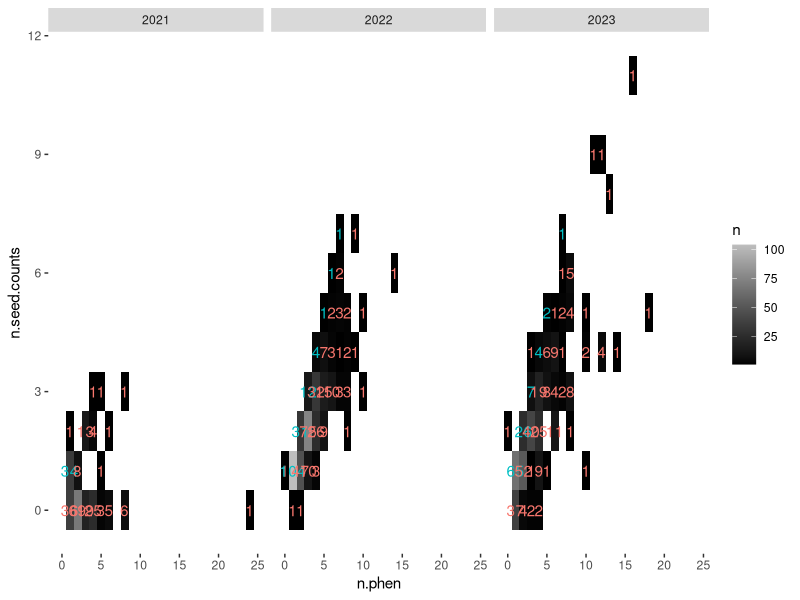
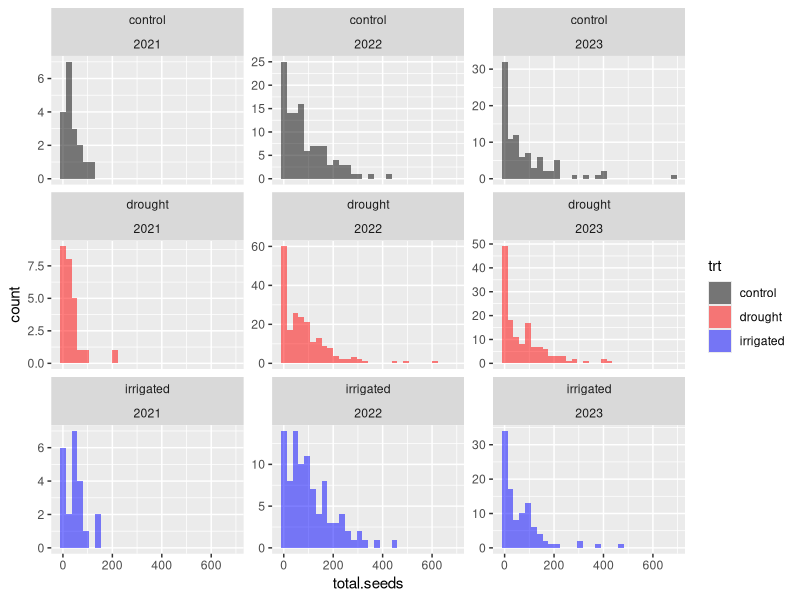

These charts were generated, in order, by the following R code:
#################################################################################
# Script for combining and reconciling plant ids across datasets for recruitment
# estimation combining together these datasets:
# - demography (2021-2023) using the imputed survival dataset
#   (using this dataset because it's the one with the most processing)
# - seed set data per-umbel
#   (note this was reconciled with an *older* version of demography data)
# - phenology data per-umbel (a cleaned version)
# - the multiple umbel dataset (a cleaned version, with only 2021-2023)
# This script currently is only reconciling plantids among datasets - the
# corrected version is stored in a new `finalid` column.
# Once that's done I'll combine all four datasets into a single CSV for running
# some models of recruitment
# SN - init 9 Jan 2024
# #### Notes:
# - outstanding unreconciled issues, or other issues to be fixed, were flagged
# with the string UNSOLVED - I need to go back to these at some point
# in particular are there missing entries from plot 4, year 2022 in phen+/seed
# - how to handle prematurely dead umbels? ugh.
#################################################################################

library(ggplot2)
library(dplyr)
library(tidyr)

rm(list = ls())

# Processed demo
demo = read.csv('01_data_cleaning/out/demo_imputed_survival.csv') %>%
  # get rid of plants from before phen measurements and non-flowering plants
  filter(Year > 2020, No.umbels > 0 & !is.na(No.umbels)) %>%
  # remove the 'b's from plantids
  # (this will make reconciliation easier)
  mutate(plantid = gsub('b', '', plantid)) %>%
  mutate(finalid = plantid)

# Seed data
seed = read.csv('01_data_cleaning/out/demo_seed_v1.csv') %>%
  mutate(finalid = plantid.seed)

# Phen data
phen = read.csv('01_data_cleaning/out/phenology_buds_deaths_all.csv') %>%
  # old csv (flowering phen only, fewer plants)
  # read.csv('01_data_cleaning/out/phenology_all_ind_cleaned.csv') %>%
  mutate(finalid = plantid)

# Umbel data
mumb = read.csv('01_data_cleaning/out/multi_umbel_clean.csv') %>%
  # Turns out, there are 2020 umbel counts
  filter(Year > 2020) %>%
  mutate(finalid = plantid)

### All plantids

all.plantids = rbind(
  # Demo data
  demo %>% 
    distinct(plantid, Year) %>% 
    mutate(source = 'demo', is.in = TRUE),
  # Seed set data
  seed %>% 
    distinct(plantid.seed, year) %>% 
    mutate(source = 'seed', is.in = TRUE) %>% 
    rename(Year = year, plantid = plantid.seed),
  # Phenology data
  phen %>%
    distinct(plantid, year) %>%
    mutate(source = 'phen', is.in = TRUE) %>%
    rename(Year = year),
  # Umbel data
  # NOTE: this dataset only contains *multiple* umbels
  # so I will also add in the demo data for which there is one umbel and umbel
  # measurements
  mumb %>%
    distinct(plantid, Year) %>%
    mutate(source = 'mumb', is.in = TRUE),
  demo %>%
    filter(No.umbels %in% 1) %>%
    distinct(plantid, Year) %>%
    mutate(source = 'mumb', is.in = TRUE)
) %>%
  pivot_wider(
    id_cols = c(plantid, Year), names_from = source, 
    values_from = is.in, values_fill = FALSE
  )

head(all.plantids)
nrow(all.plantids)

all.plantids %>% 
  mutate(n.in = demo + seed + phen + mumb) %>%
  group_by(n.in) %>%
  summarise(n = n())
# lmao, jesus

all.plantids %>% 
  mutate(n.in = demo + seed + phen + mumb) %>%
  group_by(Year, n.in) %>%
  summarise(n = n())

### 2021: only a handful of plants here were included in phen
# so, there shouldn't be any plants from 2021 that are not listed in the
# phenology or seed set data
# I'll remove these plants here

all.plantids = all.plantids %>% filter(Year > 2021 | phen | seed)

### 2022: we don't have coordinates for these plants...
# we'll have to tackle these separately.

####################################################
####################################################
# Start reconciling ################################
####################################################
####################################################

##### Some rules of thumb:
# - it *would* be nice to keep the 'b' markers in here for reconciling all
# datasets... but that'll be tougher to do in code, and more work because it
# will involve editing more datasets
# so instead, I'll just remove the 'b's

##########
### 2022: coordinates not recorded
##########

all.plantids %>%
  filter(Year %in% 2022) %>%
  mutate(plantid = gsub('\\_[0-9]{1,2}[A-Z]$', '', plantid)) %>%
  group_by(plantid) %>%
  summarise(across(c(demo, seed, phen, mumb), any)) %>%
  mutate(n.in = demo + seed + phen + mumb) %>%
  group_by(n.in) %>%
  summarise(n = n())
# okay - much better!

# Plants to edit
all.plantids %>%
  filter(Year %in% 2022) %>%
  mutate(plantid = gsub('\\_[0-9]{1,2}[A-Z]$', '', plantid)) %>%
  group_by(plantid) %>%
  summarise(across(c(demo, seed, phen, mumb), any)) %>%
  filter(!(demo & seed & phen & mumb)) %>%
  print(n = nrow(.))

# 1 2230_4        TRUE  TRUE  FALSE TRUE 
# 2 2238_4        FALSE FALSE TRUE  FALSE

demo %>% filter(grepl('223[08]', plantid))
# no evidence of plant 2238 in demo
phen %>% filter(grepl('223[08]', plantid))
# must have been a misentry
phen = phen %>% mutate(finalid = gsub('2238', '2230', finalid))

# 3 3039_13       TRUE  FALSE FALSE TRUE
demo %>% filter(grepl('3039', plantid))
# note says 'was 3726'
# for purposes of reconciliation, I'll change it back to this
demo = demo %>% mutate(finalid = gsub('3039', '3726', finalid))

# 4 3076_15       FALSE FALSE TRUE  FALSE
phen %>% filter(grepl('3076', plantid))
# weird phen in 2022
# anyway...
demo %>% filter(grepl('3076', plantid)) # tag is not in any demo ids
demo %>% filter(grepl('3076', proc.note))
demo %>% filter(grepl('3076', demo.note))
# ah... tag misentry in phen
phen = phen %>% mutate(finalid = gsub('3076', '3706', finalid))

# 5 3143_9_140.95 TRUE  FALSE FALSE TRUE 
demo %>% filter(grepl('3143', plantid))
phen %>% filter(grepl('3143', plantid))
seed %>% filter(grepl('3143', plantid.seed))
demo %>% filter(grepl('140\\.95', plantid))
mumb %>% filter(grepl('140\\.95', plantid))
demo = demo %>% mutate(finalid = gsub('140\\.95', '14T', finalid))
mumb = mumb %>% mutate(finalid = gsub('140\\.95', '14T', finalid))

# 6 3151_3        FALSE FALSE TRUE  FALSE
phen %>% filter(grepl('3151', plantid))
demo %>% filter(grepl('3151', plantid)) # nope, diff plant
demo %>% filter(grepl('3151', demo.note))
demo %>% filter(grepl('3151', proc.note)) # nothing here...
demo %>% filter(Year %in% 2022, grepl('\\_3\\_', plantid))
demo %>% filter(grepl('7537', plantid)) # nope, not this one
demo %>% filter(grepl('3651', plantid)) # not this one...
seed %>% filter(year %in% 2022, grepl('\\_3', plantid.seed))
# (solved below!)

# 7 3164_13       TRUE  TRUE  FALSE TRUE 
demo %>% filter(grepl('3164', plantid)) # looks tag misread?
phen %>% filter(grepl('3614', plantid))
demo %>% filter(grepl('3614\\_13', plantid)) # yep - it's this one
phen = phen %>% mutate(finalid = gsub('3614\\_13', '3164_13', finalid))
phen %>% filter(grepl('3614', plantid))
phen %>% filter(grepl('3614', finalid)) # good - fixed

# 8 3164_6        TRUE  TRUE  FALSE TRUE 
phen %>% filter(grepl('3164', plantid))
demo %>% filter(grepl('3164\\_6', plantid)) # some tag chicanery here
phen %>% filter(grepl('3789', plantid)) # and there it is
phen = phen %>% mutate(finalid = gsub('3789\\_6', '3164\\_6', finalid))
phen %>% filter(grepl('3789', finalid)) # fixed
phen %>% filter(grepl('3164\\_6', finalid)) # fixed

# 9 3183_9_130.19 TRUE  FALSE FALSE TRUE 
demo %>% filter(grepl('130\\.19', plantid))
phen %>% filter(grepl('3183', plantid)) # hmm...
phen %>% filter(year %in% 2022, grepl('\\_9$', plantid)) # uh...?
phen %>% filter(grepl('\\_9\\_', plantid)) # super strange...
seed %>% filter(grepl('\\_9\\_', plantid.seed)) # also strange...
# so there are no plants from plot 9 in phen or seed aside from this one?
# weird

# 10 3296_7        TRUE  TRUE  FALSE TRUE 
# 11 3298_7        FALSE FALSE TRUE  FALSE
demo %>% filter(grepl('3296', plantid))
phen %>% filter(grepl('3298', plantid)) # there it is
# change it in all years?
phen = phen %>% mutate(finalid = gsub('3298\\_7', '3296_7', finalid))
phen %>% filter(grepl('3296\\_7', finalid))

# 12 3321_4        TRUE  FALSE FALSE TRUE 
demo %>% filter(grepl('3321', plantid))
phen %>% filter(grepl('3321', plantid))
phen %>% filter(year %in% 2022, grepl('\\_4$', plantid)) # hmm...
phen %>% 
  filter(year %in% 2022, grepl('\\_4$', plantid)) %>%
  group_by(plantid) %>%
  filter(n() == 2) # hmm...
all.plantids %>%
  filter(Year %in% 2022, !demo) %>%
  filter(grepl('3182\\_4', plantid) | grepl('3730\\_4', plantid) | grepl('7545\\_4', plantid))
# demo sheet says no phen for this plant

# 13 3363_14       FALSE FALSE TRUE  FALSE
# 14 3367_14       TRUE  TRUE  FALSE TRUE 
demo %>% filter(grepl('3363', plantid))
demo %>% filter(grepl('3367', plantid))
phen %>% filter(grepl('3363', plantid))
seed %>% filter(grepl('3363', plantid.seed))
phen = phen %>% mutate(finalid = gsub('3363', '3367', finalid))
phen %>% filter(grepl('3363', finalid))
phen %>% filter(grepl('3367', finalid)) # fixed

# 15 3379_14       FALSE TRUE  TRUE  FALSE
phen %>% filter(grepl('3379', plantid))
demo %>% filter(grepl('3379', plantid)) # interesting - here in 2023
seed %>% filter(grepl('3379', plantid.seed))
# ah... listed as having no umbels in 2022...
####### UNSOLVED #######
# phen says stalk was eaten; should do zero seeds...

# 16 3389_13       FALSE FALSE FALSE TRUE 
mumb %>% filter(grepl('3389', plantid))
phen %>% filter(grepl('3481', plantid))
mumb = mumb %>% mutate(finalid = gsub('3389', '3481', finalid))

# 17 3456_6        TRUE  FALSE FALSE FALSE
demo %>% filter(grepl('3456', plantid))
phen %>% filter(grepl('7587', plantid))
all.plantids %>% filter(grepl('7587', plantid))
# change in demo
demo = demo %>% mutate(finalid = gsub('3456', '7587', finalid))
demo %>% filter(grepl('3456', finalid))
demo %>% filter(grepl('7587', finalid))

# 18 3469_14       TRUE  TRUE  TRUE  FALSE
mumb %>% filter(grepl('3469', plantid)) # it's here in 2023
demo %>% filter(grepl('3469', plantid))
# hmm... okay might not need changing?

# 19 3481_13       TRUE  TRUE  TRUE  FALSE # fixed above

# 20 3495_14       TRUE  TRUE  FALSE TRUE 
demo %>% filter(grepl('3495', plantid))
# okay... no notes suggesting other tags...
phen %>% filter(grepl('3495', plantid)) # it's here in 2023
demo %>% filter(Year %in% 2022, grepl('\\_14\\_1A', plantid))
# wow that kinda sucks. nearly identical tags in the same location...
demo %>% filter(grepl('\\_14\\_1A', plantid))
# yeah that sucks
# anyway
# also there's no umbel diameter listed for the 2022 record (damn)
phen %>% filter(grepl('3459', plantid)) # only two umbels are listed here (one clipped)
# okay. I don't think this can be fixed.
phen %>% filter(year %in% 2022, grepl('\\_14', plantid))

# 2X (new in phen - from buds?) 3516_13       FALSE FALSE TRUE  FALSE
phen %>% filter(grepl('3516', plantid))
demo %>% filter(grepl('3516', plantid)) # not in demo
demo %>% filter(grepl('\\_13\\_', plantid))
# demo %>% filter(grepl('3[0-9]16\\_13\\_', plantid), Year %in% 2022) # ooh... bet it's this
# phen %>% filter(grepl('3616', plantid), year %in% 2022) # nope, already has a record...
####### UNSOLVED #######
# there's only one row for this plant in the raw csv
# tag mis-entry?

# 21 3542_1        TRUE  TRUE  TRUE  FALSE
demo %>% filter(grepl('3542', plantid), Year %in% 2022)
demo %>% filter(grepl('3542', plantid)) # no notes about tags...
mumb %>% filter(grepl('\\_1\\_', plantid), Year %in% 2022) %>% distinct(plantid)
mumb %>% filter(grepl('\\_1\\_0I', plantid), Year %in% 2022) # nothing here
mumb %>% filter(grepl('\\_1\\_[01238]I', plantid), Year %in% 2022)
all.plantids %>% filter(Year %in% 2022, grepl('\\_1\\_', plantid), !demo, mumb)
####### UNSOLVED #######
# think it's just... not recorded. or data entry mistake?

# 22 3555_4        TRUE  FALSE FALSE TRUE 
demo %>% filter(grepl('3555', plantid)) # no other tags
phen %>% filter(grepl('3555', plantid)) # here in 2021
seed %>% filter(grepl('3555', plantid.seed)) # here in 2021...
all.plantids %>% filter(grepl('\\_4$', plantid), Year %in% 2022, phen)
# maybe 3656...? no... that would have appeared below...
####### UNSOLVED #######

# 23 3558_13       TRUE  FALSE FALSE TRUE 
demo %>% filter(grepl('3558', plantid)) # no other tags
phen %>% filter(grepl('3558', plantid))
phen %>% filter(grepl('3769', plantid), year %in% 2022) # yep that's it
mumb %>% filter(grepl('3769', plantid)) # sweet
# only one umbel in 2021/2022 so no need to change mumb
demo = demo %>% mutate(finalid = gsub('3558', '3769', finalid))

# 24 3563_4        TRUE  FALSE FALSE TRUE 
demo %>% filter(grepl('3563', plantid)) # no other tags
phen %>% filter(grepl('3563', plantid)) # not here at all...
phen %>% filter(grepl('\\_4$', plantid)) %>% distinct(plantid, .keep_all = TRUE)
seed %>% filter(grepl('3563', plantid.demo)) # nothing here...
seed %>% filter(grepl('\\_4\\_', plantid.demo)) %>% distinct(plantid.demo, .keep_all = TRUE)
# could it be 3656?
demo %>% filter(grepl('3656', plantid), Year %in% 2022) # nope, that's here
####### UNSOLVED #######

# 25 3595_13       FALSE TRUE  FALSE FALSE
seed %>% filter(grepl('3595', plantid.seed)) # ? should be here...
demo %>% filter(grepl('3595', plantid))
# ah... it's not listed as flowering in demo
# although it's not in phen...
phen %>% filter(grepl('3595', plantid)) # here in 2021
phen %>% filter(grepl('\\_13$', plantid)) %>% distinct(plantid, .keep_all = TRUE)
demo %>% filter(grepl('3593', plantid), Year %in% 2022) # nope, not mis-entered as 3593
####### UNSOLVED #######
####### go into demo and add flowering info to 3595_13 in 2022
####### (although it has no phen... maybe I should use budding phen?)

# 26 3614_13       FALSE FALSE TRUE  FALSE # should have been fixed above...
phen %>% filter(grepl('3614', plantid))

# 27 3634_4        TRUE  FALSE FALSE TRUE 
demo %>% filter(grepl('3634', plantid)) # probably not a tag fix... (14 leaves??)
mumb %>% filter(grepl('3634', plantid)) # okay, good
phen %>% filter(grepl('3634', plantid)) # here in 2021
seed %>% filter(grepl('3634', plantid.demo)) # nothing
seed %>% filter(grepl('\\_4\\_', plantid.demo), year %in% 2022)
# ugh... not here?
phen %>% filter(grepl('\\_4$', plantid), year %in% 2022)
####### UNSOLVED #######

# 28 3651_3        TRUE  TRUE  FALSE TRUE 
demo %>% filter(grepl('3651', plantid)) # no other tag
phen %>% filter(grepl('3651', plantid)) # 2023 only
seed %>% filter(grepl('3651', plantid.demo)) # come on man...
all.plantids %>% filter(Year %in% 2022, phen, !seed)
# THAT'S IT! right?
phen %>% filter(grepl('3151', plantid))
demo %>% filter(grepl('3151\\_3', plantid)) # looks promising...
seed %>% filter(grepl('3151\\_3', plantid.seed))
phen = phen %>% mutate(finalid = gsub('3151\\_3', '3651_3', finalid))

# 29 3706_15       TRUE  TRUE  FALSE TRUE  # possibly fixed above
phen %>% filter(grepl('3706', finalid))

# 30 3726_13       FALSE TRUE  TRUE  FALSE
demo %>% filter(grepl('3726', plantid)) # nada
seed %>% filter(grepl('3726', plantid.seed))
demo %>% filter(grepl('\\_13\\_', plantid), Year %in% 2022, No.umbels %in% 1)
demo %>% filter(grepl('3726', proc.note)) # tag was changed
demo %>% filter(grepl('3039', plantid))
demo = demo %>% mutate(finalid = gsub('3039', '3726', finalid))

# 31 3735_4        TRUE  FALSE FALSE TRUE 
demo %>% filter(grepl('3735', plantid))
demo %>% filter(grepl('3735', proc.note))
demo %>% filter(grepl('3735', demo.note))
phen %>% filter(grepl('\\_4$', plantid))
####### UNSOLVED #######

# 32 3750_4        TRUE  FALSE FALSE TRUE 
demo %>% filter(grepl('3750', plantid))
demo %>% filter(grepl('3750', proc.note))
demo %>% filter(grepl('3750', demo.note))
phen %>% filter(grepl('\\_4$', plantid))
# 3730? 7550?
phen %>% filter(grepl('3730', plantid), year %in% 2022) # nope
phen %>% filter(grepl('7550', plantid), year %in% 2022) # nope
####### UNSOLVED #######

# 33 3769_13       FALSE TRUE  TRUE  FALSE
demo %>% filter(grepl('3769', plantid))
demo %>% filter(grepl('3769', demo.note))
demo %>% filter(grepl('3769', proc.note)) # fixed above

# 34 3770_9        TRUE  FALSE FALSE TRUE 
demo %>% filter(grepl('3770', plantid))
phen %>% filter(grepl('3059', plantid))
phen %>% filter(grepl('3770', plantid))
seed %>% filter(grepl('3770', plantid.demo))
seed %>% filter(grepl('3770', plantid.seed))
####### UNSOLVED #######

# 35 3782_1        FALSE TRUE  TRUE  FALSE
demo %>% filter(grepl('3782', plantid)) # it's here in 2023
# ahhh this was that weird pair
demo %>% filter(grepl('3814', plantid))
seed %>% filter(grepl('3782', plantid.seed))
# but which of these is which
# probably requires looking at the original datasheets
####### UNSOLVED #######
# (but solvable!)

# 36 3789_6        FALSE FALSE TRUE  FALSE
phen %>% filter(grepl('3789', plantid)) # already fixed

# 37 3813_15       FALSE FALSE TRUE  FALSE
phen %>% filter(grepl('3813', plantid))
demo %>% filter(grepl('3813', proc.note))
demo %>% filter(grepl('3813', demo.note))
# plant is 3831
demo %>% filter(grepl('3831', plantid))
seed %>% filter(grepl('3831', plantid.seed))
phen %>% filter(grepl('3813\\_15', plantid))
# specifically 3831_15
phen = phen %>% mutate(finalid = gsub('3813\\_15', '3831_15', finalid))
phen %>% filter(grepl('3813\\_15', finalid)) # good
phen %>% filter(grepl('3831\\_15', finalid)) # fixed

# 38 3814_1        TRUE  TRUE  TRUE  FALSE
demo %>% filter(grepl('3814', plantid))
# this is the one from above
# look at the original datasheets
####### UNSOLVED #######
# (but solvable!)

# 39 3831_15       TRUE  TRUE  FALSE TRUE 
phen %>% filter(grepl('3831', plantid)) # fixed above

# 40 3866_7        TRUE  TRUE  FALSE TRUE 
phen %>% filter(grepl('3866', plantid)) # 2021 record only
demo %>% filter(grepl('3866', proc.note))
demo %>% filter(grepl('3866', plantid)) # 3866 (ah.. is below)
phen %>% filter(grepl('3886', plantid))
phen = phen %>% mutate(finalid = gsub('3886', '3866', finalid))
phen %>% filter(grepl('3886', finalid))

# 41 3880_13       FALSE FALSE FALSE TRUE 
mumb %>% filter(grepl('3880', plantid))
# some confusion with 7537
mumb %>% filter(grepl('7537', plantid)) # none here
demo %>% filter(grepl('7537', plantid))
phen %>% filter(grepl('7537', plantid))
mumb = mumb %>% mutate(finalid = gsub('3880', '7537', finalid))

# 42 3886_7        FALSE FALSE TRUE  FALSE # solved above

# 43 5037_7        TRUE  TRUE  FALSE TRUE 
demo %>% filter(grepl('5037', plantid))
# note says no tracking phenology (death)

# 44 5040_7        TRUE  TRUE  FALSE TRUE
demo %>% filter(grepl('5040', plantid))
# note says umbel is dead
seed %>% filter(grepl('5040', plantid.seed))

# 45 7526_1        FALSE TRUE  FALSE FALSE
# 46 7536_1        TRUE  FALSE TRUE  TRUE 
seed %>% filter(grepl('7526', plantid.seed)) # (lol? why did I do this)
phen %>% filter(grepl('7536', plantid))
demo %>% filter(grepl('7536', plantid))
seed = seed %>% mutate(finalid = gsub('7526', '7536', finalid))
seed %>% filter(grepl('7526', finalid))
seed %>% filter(grepl('7536', finalid))

# 47 7537_13       TRUE  TRUE  TRUE  FALSE # solved above

# 48 7587_6        FALSE TRUE  TRUE  TRUE 
demo %>% filter(grepl('7587', proc.note))
demo %>% filter(grepl('7587', plantid))
demo %>% filter(grepl('7587', finalid)) # fixed above


##########
### Re-combine these based on finalids
##########

all.plantids = rbind(
  # Demo data
  demo %>% 
    distinct(finalid, Year) %>% 
    mutate(source = 'demo', is.in = TRUE),
  # Seed set data
  seed %>% 
    distinct(finalid, year) %>% 
    mutate(source = 'seed', is.in = TRUE) %>% 
    rename(Year = year),
  # Phenology data
  phen %>%
    distinct(finalid, year) %>%
    mutate(source = 'phen', is.in = TRUE) %>%
    rename(Year = year),
  # Umbel data
  # NOTE: this dataset only contains *multiple* umbels
  # so I will also add in the demo data for which there is one umbel and umbel
  # measurements
  mumb %>%
    distinct(finalid, Year) %>%
    mutate(source = 'mumb', is.in = TRUE),
  demo %>%
    filter(No.umbels %in% 1) %>%
    distinct(finalid, Year) %>%
    mutate(source = 'mumb', is.in = TRUE)
) %>%
  pivot_wider(
    id_cols = c(finalid, Year), names_from = source, 
    values_from = is.in, values_fill = FALSE
  )

head(all.plantids)
nrow(all.plantids)

all.plantids %>% 
  filter(!(Year %in% 2022)) %>%
  mutate(n.in = demo + seed + phen + mumb) %>%
  group_by(n.in) %>%
  summarise(n = n())
# still quite bad, goodness

all.plantids %>% 
  mutate(n.in = demo + seed + phen + mumb) %>%
  group_by(Year, n.in) %>%
  summarise(n = n())

### 2021: only a handful of plants here were included in seed
# so, there shouldn't be any plants from 2021 that are not listed in the
# seed set data
# I'll remove these plants here

all.plantids = all.plantids %>% filter(Year > 2021 | seed)

####################
# Next - look at 2021
####################

# all.plantids %>%
#   filter(Year %in% 2021) %>%
#   filter(!(demo & mumb & phen & seed)) %>%
#   print(n = nrow(.))

# 1 3135_12_7G   2021 TRUE  TRUE  TRUE  FALSE
demo %>% filter(grepl('3135', plantid))
mumb %>% filter(grepl('3135', plantid))
# notes suggest that one of these two umbels was closed
# so, remove from data?

# 2 3143_9_14T   2021 TRUE  TRUE  TRUE  FALSE
demo %>% filter(grepl('3143', plantid))
mumb %>% filter(grepl('3143', plantid))
# one umbel area is listed - other is closed
# remove?

# 3 3149_14_19A  2021 TRUE  TRUE  FALSE TRUE 
demo %>% filter(grepl('3149', plantid))
phen %>% filter(grepl('\\_14\\_', plantid), year %in% 2021)
# ah... somehow coords got recoreded as '29' instead of '19'
phen = phen %>% mutate(finalid = gsub('3149\\_14\\_29A', '3149_14_19A', finalid))
phen %>% filter(grepl('\\_14\\_', plantid), year %in% 2021)

# 4 3179_6_5E    2021 TRUE  TRUE  FALSE TRUE 
phen %>% filter(grepl('\\_6\\_', finalid), year %in% 2021) %>% distinct(finalid) # that's a lot
demo %>% filter(grepl('3179', plantid))
# in 2022, tag was 3748
phen %>% filter(grepl('3748', plantid)) # and there it is
phen = phen %>% mutate(finalid = gsub('3748', '3179', finalid))
phen %>% filter(grepl('3179', finalid)) # good

# 5 3436_15_17H  2021 TRUE  TRUE  FALSE TRUE 
demo %>% filter(grepl('3436', plantid))
phen %>% filter(grepl('3436', plantid))
phen %>% filter(grepl('3436\\_15\\_17H', plantid))
# mis-entered coordinates
phen = phen %>% mutate(finalid = gsub('3436\\_15\\_12H', '3436_15_17H', finalid))
phen %>% filter(grepl('3436\\_15\\_17H', finalid))

# 6 3453_7_0C    2021 TRUE  TRUE  TRUE  FALSE
demo %>% filter(grepl('3453', plantid)) # no umbels... maybe died? also doesn't say SOS
phen %>% filter(grepl('3453', plantid))
seed %>% filter(grepl('3453', plantid.seed)) # only one is dead
mumb %>% filter(grepl('3453', plantid)) # here in 2022
mumb %>% filter(grepl('\\_7\\_', plantid), Year %in% 2021) # nobody else in plot 7, also not SOS (ugh)
# maybe it was just never entered?
####### UNSOLVED #######

# 7 3567_1_3I    2021 TRUE  TRUE  TRUE  FALSE
demo %>% filter(grepl('3567', plantid)) # only one umbel listed
mumb %>% filter(grepl('3567', plantid)) # yep, here in 2022-23
seed %>% filter(grepl('3567', plantid.seed)) # dead
# guess it'll just get excluded

# 8 3916_6_7C    2021 TRUE  TRUE  FALSE TRUE 
demo %>% filter(grepl('3916', plantid)) # no other tags
phen %>% filter(grepl('\\_6\\_', plantid), year %in% 2021) %>% distinct(plantid)
# bet it's 3918
phen %>% filter(grepl('3918', plantid))
demo %>% filter(grepl('3918', plantid))
phen = phen %>% mutate(finalid = gsub('3918', '3916', finalid))
phen %>% filter(grepl('3916', finalid))

# 9 3978_13_2F   2021 TRUE  TRUE  TRUE  FALSE
demo %>% filter(grepl('3978', plantid)) # only one umbel diameter listed
seed %>% filter(grepl('3978', plantid.seed)) # yes - it's dead

# 10 3365_1_0J    2021 FALSE TRUE  TRUE  FALSE
seed %>% filter(grepl('3365', plantid.seed))
demo %>% filter(grepl('3365\\_1', plantid)) # listed as 
# oh... it's listed as having zero umbels in 2021
phen %>% filter(grepl('3365', plantid))
####### UNSOLVED #######
# check for a data entry error?

# 11 3418_1_18E   2021 FALSE TRUE  TRUE  FALSE
seed %>% filter(grepl('3418', plantid.seed), year %in% 2021)
demo %>% filter(grepl('3418', plantid)) # coords mis-entered
demo = demo %>% mutate(finalid = gsub('3418\\_1\\_18B', '3418_1_18E', finalid))
demo %>% filter(grepl('3418\\_1\\_18E', finalid))

# 12 3122_4_8J    2021 FALSE TRUE  TRUE  FALSE
seed %>% filter(grepl('3122', plantid.seed))
# it's listed as not flowering in 2021 demo (zero umbels)
####### UNSOLVED #######
# check for a data entry error?

# 13 3555_4_11T   2021 FALSE TRUE  TRUE  FALSE
demo %>% filter(grepl('3555', plantid)) # I changed the coord in processing
demo = demo %>% mutate(finalid = gsub('3555\\_4\\_11J', '3555_4_11T', finalid))
demo %>% filter(grepl('3555\\_4\\_11T', finalid))

# 14 3488_5_13J   2021 FALSE TRUE  FALSE FALSE
demo %>% filter(grepl('3488', plantid)) # just a coord issue
mumb %>% filter(grepl('3488', plantid))
phen %>% filter(grepl('3488', plantid)) # hmm... not sure what 2023 will look like
seed %>% filter(grepl('3488', plantid.seed)) # missed in 2023?
demo = demo %>% mutate(finalid = gsub('3488\\_5\\_15I', '3488_5_13J', finalid))
mumb = mumb %>% mutate(finalid = gsub('3488\\_5\\_15I', '3488_5_13J', finalid))

# 15 5045_5_13C   2021 FALSE TRUE  TRUE  FALSE
demo %>% filter(grepl('5045', plantid))
mumb %>% filter(grepl('5045', plantid)) # hmm...
# actually maybe here change seed/phen instead of demo/mumb
seed %>% filter(grepl('5045', plantid.seed))
seed = seed %>% mutate(finalid = gsub('5045\\_5_13C', '5045_5_12B', finalid))
phen %>% filter(grepl('5045', plantid))
phen = phen %>% mutate(finalid = gsub('5045\\_5_13C', '5045_5_12B', finalid))

##########
### Re-combine these based on finalids, again
##########

all.plantids = rbind(
  # Demo data
  demo %>% 
    distinct(finalid, Year) %>% 
    mutate(source = 'demo', is.in = TRUE),
  # Seed set data
  seed %>% 
    distinct(finalid, year) %>% 
    mutate(source = 'seed', is.in = TRUE) %>% 
    rename(Year = year),
  # Phenology data
  phen %>%
    distinct(finalid, year) %>%
    mutate(source = 'phen', is.in = TRUE) %>%
    rename(Year = year),
  # Umbel data
  # NOTE: this dataset only contains *multiple* umbels
  # so I will also add in the demo data for which there is one umbel and umbel
  # measurements
  mumb %>%
    distinct(finalid, Year) %>%
    mutate(source = 'mumb', is.in = TRUE),
  demo %>%
    filter(No.umbels %in% 1) %>%
    distinct(finalid, Year) %>%
    mutate(source = 'mumb', is.in = TRUE)
) %>%
  pivot_wider(
    id_cols = c(finalid, Year), names_from = source, 
    values_from = is.in, values_fill = FALSE
  ) %>%
  filter(Year > 2021 | seed)

head(all.plantids)
nrow(all.plantids)

all.plantids %>% 
  filter(!(Year %in% 2022)) %>%
  mutate(n.in = demo + seed + phen + mumb) %>%
  group_by(n.in) %>%
  summarise(n = n())
# better but not by much

all.plantids %>% 
  mutate(n.in = demo + seed + phen + mumb) %>%
  group_by(Year, n.in) %>%
  summarise(n = n())
# A lot of 2023 to do. Probably coordinate issues (bleh)


####################
# Fix 2023
####################

all.plantids %>%
  filter(Year %in% 2023) %>%
  filter(!(demo & mumb & phen & seed)) %>%
  arrange(finalid) %>%
  print(n = nrow(.))
# that's a lot
# prune out the coords, there's gotta be a clever way to do this... maybe see if
# any tag-plots show up multiple times?

all.plantids %>%
  filter(Year %in% 2023) %>%
  separate(finalid, into = c('tag', 'plot', 'coord'), sep = '_', remove = FALSE) %>%
  select(-coord) %>%
  unite(c(tag, plot), col = planttag, sep = "_") %>%
  group_by(planttag) %>%
  filter(n() > 2)
# only two cases to worry about

all.plantids %>%
  filter(Year %in% 2023) %>%
  separate(finalid, into = c('tag', 'plot', 'coord'), sep = '_', remove = FALSE) %>%
  select(-coord) %>%
  unite(c(tag, plot), col = planttag, sep = "_") %>%
  arrange(planttag) %>% 
  filter(!(demo & seed & phen & mumb))
# jesus that's a lot

all.plantids %>%
  filter(Year %in% 2023) %>%
  separate(finalid, into = c('tag', 'plot', 'coord'), sep = '_', remove = FALSE) %>%
  select(-coord) %>%
  unite(c(tag, plot), col = planttag, sep = "_") %>%
  arrange(planttag) %>% 
  filter(!(demo & seed & phen & mumb)) %>%
  # Get rid of plants where there are two records and the plant-tag combo
  # appears in every data set
  group_by(planttag) %>%
  filter(!(n() %in% 2 & any(demo) & any(seed) & any(phen) & any(mumb))) %>%
  print(n = nrow(.))
# jesus what is up with the seed and phen data in 2023

seed %>% filter(year %in% 2023) %>% distinct(plantid.seed) %>% nrow()
seed %>% 
  filter(year %in% 2023) %>% 
  distinct(plantid.seed, .keep_all = TRUE) %>% 
  group_by(plot) %>%
  summarise(n = n())
phen %>% filter(year %in% 2023) %>% distinct(plantid) %>% nrow()
demo %>% filter(Year %in% 2023, !is.na(No.umbels), No.umbels > 0) %>% nrow()
# ah... ~150 plants in demo but not in phen
# interesting
# So I'll just focus on the plants in phen and seed?

all.plantids %>%
  filter(Year %in% 2023) %>%
  separate(finalid, into = c('tag', 'plot', 'coord'), sep = '_', remove = FALSE) %>%
  select(-coord) %>%
  unite(c(tag, plot), col = planttag, sep = "_") %>%
  arrange(planttag) %>% 
  filter(!(demo & seed & phen & mumb)) %>%
  # Get rid of plants where there are two records and the plant-tag combo
  # appears in every data set
  group_by(planttag) %>%
  filter(!(n() %in% 2 & any(demo) & any(seed) & any(phen) & any(mumb))) %>%
  ungroup() %>%
  arrange(desc(seed), desc(phen), planttag) %>%
  print(n = nrow(.))

# 1 3125_5_2I     3125_5    2023 FALSE TRUE  TRUE  FALSE
demo %>% filter(grepl('3125\\_5', plantid))
phen %>% filter(grepl('3125\\_5', plantid))
seed %>% filter(grepl('3125\\_5', plantid.seed))
phen = phen %>% mutate(finalid = gsub('3125\\_5\\_2I', '3125_5_3I', finalid))
seed = seed %>% mutate(finalid = gsub('3125\\_5\\_2I', '3125_5_3I', finalid))

# 2 3368_15_14B   3368_15   2023 FALSE TRUE  TRUE  FALSE
seed %>% filter(grepl('3368', plantid.seed))
# I checked demo - plant has an all-NA record because it disappeared
# no fix for this

# 3 3391_13_8G    3391_13   2023 FALSE TRUE  TRUE  FALSE
seed %>% filter(grepl('3391\\_13', plantid.seed))
demo %>% filter(grepl('3391\\_13', plantid))
phen = phen %>% mutate(finalid = gsub('3391\\_13\\_8G', '3391_13_7G', finalid))
seed = seed %>% mutate(finalid = gsub('3391\\_13\\_8G', '3391_13_7G', finalid))

# 4 3785_6_15H    3785_6    2023 FALSE TRUE  TRUE  FALSE
seed %>% filter(grepl('3785', plantid.seed))
demo %>% filter(grepl('3785', proc.note)) # lol? it's listed as no plant in 2023...
phen %>% filter(grepl('3785', plantid)) # ?

# 5 5849_7_1E     5849_7    2023 FALSE TRUE  TRUE  FALSE
seed %>% filter(grepl('5849', plantid.seed)) # doesn't match with anything in demo...
demo %>% filter(grepl('5049', plantid))
mumb %>% filter(grepl('5049', plantid))
seed = seed %>% mutate(finalid = gsub('5849', '5049', finalid))
phen = phen %>% mutate(finalid = gsub('5849', '5049', finalid))

# 6 7698_10_9D    7698_10   2023 TRUE  TRUE  TRUE  FALSE
demo %>% filter(grepl('7698', plantid))
mumb %>% filter(grepl('7[0-9]98', plantid))
mumb = mumb %>% mutate(finalid = gsub('7598', '7698', finalid))

# 7 3069_7_1B     3069_7    2023 FALSE TRUE  FALSE FALSE
seed %>% filter(grepl('3069', plantid.seed))
demo %>% filter(grepl('3069', plantid))
phen %>% filter(grepl('3069', plantid)) # it's here now
phen %>% filter(grepl('\\_7\\_[12][ABC]', plantid))
# oh right... umbel is dead.. well even still
seed = seed %>% mutate(finalid = gsub('3069\\_7\\_1B', '3069_7_1C', finalid))

# 8 3297_15_11H   3297_15   2023 FALSE TRUE  FALSE FALSE
seed %>% filter(grepl('3297', plantid.seed))
# bud date (but only bud date) appears in phen
# demo %>% filter(grepl('3297', plantid))

# 9 3454_6_15I    3454_6    2023 FALSE TRUE  FALSE FALSE
seed %>% filter(grepl('3454', plantid.seed)) # ah... missing from phen due to missing records?
demo %>% filter(grepl('3454', plantid)) # hmm...
# oh well, ignore

# 10 3518_3_16J    3518_3    2023 FALSE TRUE  FALSE FALSE
seed %>% filter(grepl('3518', plantid.seed), year %in% 2023)
# wait... data entry error?
# why are there two different plots listed here...
demo %>% filter(grepl('3518', plantid))
# three umbels, just like in seed
# these are all listed as being in plot 6 and not 3
# same with the multi-umbel dataset
# must be a data entry error
seed = seed %>% mutate(finalid = gsub('3518\\_[36]\\_16J', '3518_6_10I', finalid))
phen = phen %>% mutate(finalid = gsub('3518\\_6\\_16J', '3518_6_10I', finalid))

# 11 3590_13_9B    3590_13   2023 FALSE TRUE  FALSE FALSE
seed %>% filter(grepl('3590', plantid.seed))
# listed as 'gone 4 jun'; it's flowering in demo but won't be in phen
phen %>% filter(grepl('3590', plantid)) # it's in phen now
# not sure why it doesn't match with demo though...
# fixed!

# 12 3636_7_3I     3636_7    2023 FALSE TRUE  FALSE FALSE
seed %>% filter(grepl('3636', plantid.seed))
# also listed as "gone" on 24 May
phen %>% filter(grepl('3636', plantid)) #in phen now
demo %>% filter(grepl('3636', plantid))
# hmm... change 3I to 3J in demo and phen
seed = seed %>% mutate(finalid = gsub('3636\\_7\\_3I', '3636_7_3J', finalid))
phen = phen %>% mutate(finalid = gsub('3636\\_7\\_3I', '3636_7_3J', finalid))

# 13 5570_6_18H    5570_6    2023 FALSE TRUE  FALSE FALSE
seed %>% filter(grepl('5570', plantid.seed))
# there are no plants with tags starting with 55, so this is def an entry error
demo %>% filter(grepl('\\_6\\_18[GH]', plantid), Year %in% 2023) # hmm... not liking this
# not listed in processing or demo notes...
####### UNSOLVED #######
# check datasheets

# Bunch of plants - new from budphen
# 12 3010_5_16E    3010_5    2023 FALSE FALSE TRUE  FALSE
phen %>% filter(grepl('3010', plantid), year %in% 2023)
demo %>% filter(grepl('3010', plantid), Year %in% 2023)
seed %>% filter(grepl('3010', plantid.seed)) # no seed in 2023... same for plantid.demo
# I don't think this one is dead though...
# only one record in phen... wonder what happened here. misentry?
phen = phen %>% mutate(finalid = gsub('3010\\_5\\_16E', '3010_5_14G', finalid))
####### UNSOLVED #######
# maybe... at least, go back and see what's up in the raw data

# 13 3065_15_2F    3065_15   2023 TRUE  FALSE TRUE  TRUE 
# ooh... in demo and phen but not in seed...
demo %>% filter(grepl('3065', plantid))
# umbel is listed as dead. so not in seed

# 14 3067_5_17D    3067_5    2023 FALSE FALSE TRUE  FALSE
phen %>% filter(grepl('3067', plantid), year %in% 2023)
demo %>% filter(grepl('3067', plantid))
mumb %>% filter(grepl('3067', plantid))
phen = phen %>% mutate(finalid = gsub('3067\\_5\\_17D', '3067_5_16F', finalid))
seed %>% filter(grepl('3067', plantid.seed)) # still don't know why it's not in seed...

# 15 3068_15_5H    3068_15   2023 FALSE FALSE TRUE  FALSE
# it's in demo
phen = phen %>% mutate(finalid = gsub('3068\\_15\\_5H', '3068_15_6I', finalid))
phen %>% filter(grepl('3068', plantid), year %in% 2023)
seed %>% filter(grepl('3068', plantid.seed)) # here in 2022, not 2023

# 16 3127_5_17B    3127_5    2023 FALSE FALSE TRUE  FALSE
phen = phen %>% mutate(finalid = gsub('3127\\_5\\_17B', '3127_5_16B', finalid))
phen %>% filter(grepl('3127', finalid))
seed %>% filter(grepl('3127', plantid.seed)) # here in 2022, not in 2023...

# 17 3135_5_19C    3135_5    2023 FALSE FALSE TRUE  FALSE
phen = phen %>% mutate(finalid = gsub('3135\\_5\\_19C', '3135_5_18D', finalid))
phen %>% filter(grepl('3135', plantid), year %in% 2023)
seed %>% filter(grepl('3135', plantid.seed), year %in% 2023) # this is a different one
# maybe this is one of those where they just didn't do seed for certain plants

# 18 3144_5_15J    3144_5    2023 FALSE FALSE TRUE  FALSE
phen %>% filter(grepl('3144', plantid))
demo %>% filter(grepl('3144', plantid))
# uh... it's listed as dead in raw demo...
# there's only one record here...
####### UNSOLVED #######

# 19 3153_5_15D    3153_5    2023 FALSE FALSE TRUE  FALSE
phen = phen %>% mutate(finalid = gsub('3153\\_5\\_15D', '3153_5_14D', finalid))
phen %>% filter(grepl('3153', plantid))
demo %>% filter(grepl('3153', plantid), Year %in% 2023)

# 14 7519_5_3D     7519_5    2023 TRUE  TRUE  FALSE TRUE 
seed %>% filter(grepl('7519', plantid.seed))
# okay, I changed the tag at one point...
phen %>% filter(grepl('7512', plantid))
demo %>% filter(grepl('7519', plantid))
demo %>% filter(grepl('7512', plantid))
# ugh... okay going to assume 7512 was misentered as 7519
phen = phen %>% mutate(finalid = gsub('7512\\_5\\_3D', '7519_5_3D', finalid))

# 15 3182_4_17H    3182_4    2023 FALSE FALSE TRUE  FALSE
phen %>% filter(grepl('3182', plantid))
demo %>% filter(grepl('3182', plantid)) # not here in 2023...
# I don't see evidence this anywhere
# oh... listed as NA/NP in demo, disappeared...
####### UNSOLVED #######
# change in demo

# (new from budphen) 21 3187_5_18H    3187_5    2023 FALSE FALSE TRUE  FALSE
phen %>% filter(grepl('3187', plantid), year %in% 2023)
demo %>% filter(grepl('3187\\_5', plantid)) # tag misentry seems likely
# demo %>% filter(grepl('3[0-9]87\\_5', plantid), Year %in% 2023)
# phen %>% filter(grepl('3987', plantid), year %in% 2023) # nope, not this
# demo %>% filter(grepl('31[0-9]7\\_5', plantid), Year %in% 2023)
# phen %>% filter(grepl('31[29]7\\_5', plantid), year %in% 2023) # seems like not this either
# demo %>% filter(grepl('318[0-9]\\_5', plantid), Year %in% 2023) # nothing else here...
# only one record in csv... 
####### UNSOLVED #######

# 16 3192_1_11B    3192_1    2023 TRUE  FALSE TRUE  TRUE 
demo %>% filter(grepl('3192', plantid))
phen %>% filter(grepl('3192', plantid))
# it's listed in seed in 2022
# very weirdly I don't see any plants in 2023 in seed with an x-coord greater than 10
# maybe they were left out from seed? or not entered?
# (seeds were not counted here)

# 17 3193_1_15A    3193_1    2023 FALSE FALSE TRUE  FALSE
phen %>% filter(grepl('3193', plantid)) # maybe a misentry
demo %>% filter(grepl('3193\\_1', plantid))
# yep
seed %>% filter(grepl('3193\\_1', plantid.seed)) # annoying
phen = phen %>% mutate(finalid = gsub('3193\\_1\\_15A', '3193_1_16C', finalid))
# still might not be in seed though (very strange)

# 24 (new from budphen) 3367_14_17I   3367_14   2023 FALSE FALSE TRUE  FALSE
phen = phen %>% mutate(finalid = gsub('3367\\_14\\_17I', '3367_14_15H', finalid))
phen %>% filter(grepl('3367', finalid), year %in% 2023)
seed %>% filter(grepl('336[37]', plantid.seed), year %in% 2023) # doesn't appear in seed...

# 25 (new from budphen) 3417_15_4H    3417_15   2023 FALSE FALSE TRUE  FALSE
phen = phen %>% mutate(finalid = gsub('3417\\_15\\_4H', '3417_15_6I', finalid))
# phen %>% filter(grepl('3417', plantid), year %in% 2023)
# demo %>% filter(grepl('3417', plantid)) # good
seed %>% filter(grepl('3417', plantid.seed)) # only in 2022, not 2023

# 18 3424_1_12G    3424_1    2023 TRUE  FALSE TRUE  TRUE 
phen %>% filter(grepl('3424\\_1\\_', plantid))
demo %>% filter(grepl('3424\\_1\\_', plantid))
mumb %>% filter(grepl('3424', plantid))
seed %>% filter(grepl('3424', plantid.seed))
# ah... again, a missing plant from plot 1, xcoord > 10
# check data entry... I wonder if these were just missed
# (note to past self - yes, they were)

# 19 3432_1_19A    3432_1    2023 TRUE  FALSE TRUE  TRUE 
# seems likely the same as above.,,
phen %>% filter(grepl('3432\\_1\\_', plantid), year %in% 2023)
demo %>% filter(grepl('3432\\_1\\_', plantid))

# 20 3463_14_6A    3463_14   2023 FALSE FALSE TRUE  FALSE
phen %>% filter(grepl('3463', plantid))
demo %>% filter(grepl('3463', plantid)) # hmm... 
# ah, it's listed for some reason as not flowering in 2023?
demo %>% filter(grepl('\\_14\\_5B', plantid), Year %in% 2023) # nope
####### UNSOLVED #######
# but I will change the ID in phen to match the demo id at least
phen = phen %>% mutate(finalid = gsub('3463\\_14\\_6A', '3463_14_5B', finalid))

# (new from budphen) 29 3473_5_18F    3473_5    2023 FALSE FALSE TRUE  FALSE
phen = phen %>% mutate(finalid = gsub('3473\\_5\\_18F', '3473_5_18G', finalid))
# phen %>% filter(grepl('3473', plantid), year %in% 2023)
# demo %>% filter(grepl('3473', plantid))
# seed %>% filter(grepl('3473', plantid.seed)) 2022, not 2023

# (new from budphen) 30 3476_5_11F    3476_5    2023 FALSE FALSE TRUE  FALSE
phen = phen %>% mutate(finalid = gsub('3476\\_5\\_11F', '3476_5_12E', finalid))
# phen %>% filter(grepl('3476', finalid), year %in% 2023)
# demo %>% filter(grepl('3476', plantid))s

# 21 3477_2_5C     3477_2    2023 FALSE FALSE TRUE  FALSE
phen %>% filter(grepl('3477', plantid))
demo %>% filter(grepl('3477', plantid)) # ah... listed as dead,  zero seeds
seed %>% filter(grepl('3477', plantid.seed))
####### UNSOLVED #######
# (add to seed?)

# (from budphen?) 32 3488_5_13J    3488_5    2023 FALSE FALSE TRUE  FALSE
# phen %>% filter(grepl('3488', plantid), year %in% 2023)
# phen = phen %>% mutate(finalid = gsub('3488\\_5\\_13J', '3488_5_15I', finalid))
# demo %>% filter(grepl('3488', plantid))
# it'll get changed later - ignore!

# 22 3519_2_8G     3519_2    2023 FALSE FALSE TRUE  FALSE
demo %>% filter(grepl('3519', plantid)) # also listed as dead (broken stalk)
seed %>% filter(grepl('3519', plantid.seed)) 
####### UNSOLVED #######
# add zero to seed

# (from budphen) 34 3526_14_17C   3526_14   2023 FALSE FALSE TRUE  FALSE
phen = phen %>% mutate(finalid = gsub('3526\\_14\\_17C', '3526_14_14E', finalid))
# phen %>% filter(grepl('3526', plantid))
# demo %>% filter(grepl('3526', plantid))
# seed %>% filter(grepl('3526', plantid.seed))

# 23 3556_14_17I   3556_14   2023 FALSE FALSE TRUE  FALSE
demo %>% filter(grepl('3556', plantid))
phen %>% filter(grepl('3556', plantid))
# super weird
seed %>% filter(grepl('3556', plantid.seed)) # not listed in seed for some reason...
phen = phen %>% mutate(finalid = gsub('3556\\_14\\_17I', '3556_14_15H', finalid))
seed %>% filter(grepl('\\_14\\_', plantid.seed), year %in% 2023) %>% distinct(plantid.seed)
# again, no records from xcoord 10 or above (save for one at x = 10)

# (budphen) 36 3566_5_14I    3566_5    2023 FALSE FALSE TRUE  FALSE
phen = phen %>% mutate(finalid = gsub('3566\\_5\\_14I', '3566_5_13H', finalid))
# phen %>% filter(grepl('3566', finalid))
# demo %>% filter(grepl('3566', finalid))

# (budphen) 37 3659_15_4B    3659_15   2023 FALSE FALSE TRUE  FALSE
# demo %>% filter(grepl('3659', finalid))
# mumb %>% filter(grepl('3659', finalid))
phen = phen %>% mutate(finalid = gsub('3659\\_15\\_4B', '3659_15_4C', finalid))
# phen %>% filter(grepl('3659', finalid))

# (budphen) 38 3663_5_19J    3663_5    2023 FALSE FALSE TRUE  FALSE
phen = phen %>% mutate(finalid = gsub('3663\\_5\\_19J', '3663_5_19I', finalid)) 
# phen %>% filter(grepl('3663', plantid))
# demo %>% filter(grepl('3663', plantid))

# (budphen) 39 3685_5_19B    3685_5    2023 FALSE FALSE TRUE  FALSE
phen = phen %>% mutate(finalid = gsub('3685\\_5\\_19B', '3685_5_18B', finalid))
# phen %>% filter(grepl('3685', plantid))
# demo %>% filter(grepl('3685', plantid))

# 24 3688_7_6G     3688_7    2023 FALSE FALSE TRUE  FALSE
demo %>% filter(grepl('3688', plantid)) # had flower but then disappeared
####### UNSOLVED #######
# add zero to seed

# 25 3697_5_17H    3697_5    2023 FALSE FALSE TRUE  FALSE
demo %>% filter(grepl('3697', plantid)) # umbel is dead
####### UNSOLVED #######
# add zero to seed

# 26 3763_1_12A    3763_1    2023 TRUE  FALSE TRUE  TRUE 
demo %>% filter(grepl('3763', plantid))
# ah... might be missing just because of high x-coord
seed %>% filter(grepl('3763', plantid.seed))
seed %>% filter(grepl('\\_1\\_1[0-9]', plantid.seed), year %in% 2023)

# 27 3807_5_10I    3807_5    2023 FALSE FALSE TRUE  FALSE
demo %>% filter(grepl('3807', plantid)) # dead umbel
####### UNSOLVED #######
# add zero to seed

# (budphen) 44 3833_5_17B    3833_5    2023 FALSE FALSE TRUE  FALSE
phen = phen %>% mutate(finalid = gsub('3833\\_5\\_17B', '3833_5_16B', finalid))
# phen %>% filter(grepl('3833', plantid))
# demo %>% filter(grepl('3833', plantid))

# 28 3850_1_17E    3850_1    2023 TRUE  FALSE TRUE  TRUE 
demo %>% filter(grepl('3850', plantid))
# ah... once again, plot 1, xcoord 17

# (budphen) 46 3869_5_18C    3869_5    2023 FALSE FALSE TRUE  FALSE
phen = phen %>% mutate(finalid = gsub('3869\\_5\\_18C', '3869_5_18E', finalid))
# phen %>% filter(grepl('3869', finalid))
# demo %>% filter(grepl('3869', finalid))

# (budphen) 47 3882_15_1J    3882_15   2023 FALSE FALSE TRUE  FALSE
phen = phen %>% mutate(finalid = gsub('3882\\_15\\_1J', '3882_15_2I', finalid))
# phen %>% filter(grepl('3882', plantid))
# demo %>% filter(grepl('3882', plantid))

# 29 3888_5_18J    3888_5    2023 FALSE FALSE TRUE  FALSE
demo %>% filter(grepl('3888', plantid))
# dead umbel...
####### UNSOLVED #######
# add zero to seed?

# 30 3896_5_10G    3896_5    2023 FALSE FALSE TRUE  FALSE
demo %>% filter(grepl('3896', plantid))
# dead umbel
####### UNSOLVED #######
# add zero to seed?

# 31 3902_1_16I    3902_1    2023 FALSE FALSE TRUE  FALSE
demo %>% filter(grepl('3902', plantid)) # mismatch
phen %>% filter(grepl('3902', plantid))
seed %>% filter(grepl('3902\\_1', plantid.seed))
phen = phen %>% mutate(finalid = gsub('3902\\_1\\_16I', '3902_1_15J', finalid))

# (budphen) 51 5034_5_10H    5034_5    2023 FALSE FALSE TRUE  FALSE
# demo %>% filter(grepl('5034', plantid)) # nothing here...
# ah... demo says NP... shoot...
####### UNSOLVED #######
# check for notes in phen datasheet... oh maybe it died or something
# phen %>% filter(grepl('5034', plantid)) # no deaths here...

# (budphen) 52 5043_5_16D    5043_5    2023 FALSE FALSE TRUE  FALSE
phen = phen %>% mutate(finalid = gsub('5043\\_5\\_16D', '5043_5_15F', finalid))
# phen %>% filter(grepl('5043', plantid))
# demo %>% filter(grepl('5043', plantid))

# 32 5770_6_18H    5770_6    2023 FALSE FALSE TRUE  FALSE
# oh... lol
demo %>% filter(grepl('5[57]70', plantid)) # nowhere in here
seed %>% filter(grepl('5[57]70', plantid.seed))
# okie dokie, here's the tag misread
demo %>% filter(grepl('\\_6\\_1', plantid)) # I don't see anything in here...
phen = phen %>% mutate(finalid = gsub('5770', '5570', finalid))
phen %>% filter(grepl('5570', finalid))

# 33 7512_5_3D     7512_5    2023 FALSE FALSE TRUE  FALSE # fixed above

# 34 7543_5_6D     7543_5    2023 FALSE FALSE TRUE  FALSE
demo %>% filter(grepl('7543', plantid))
# accidental human-induced premature death... so maybe ignore?
# at least, it won't be in seed
phen %>% filter(grepl('7543', plantid))
phen = phen %>% mutate(finalid = gsub('7543\\_5\\_6D', '7543_5_6E', finalid))

# (budphen) 56 7546_5_16E    7546_5    2023 FALSE FALSE TRUE  FALSE
phen = phen %>% mutate(finalid = gsub('7546\\_5\\_16E', '7546_5_14G', finalid))
# phen %>% filter(grepl('7546', plantid))
# demo %>% filter(grepl('7546', plantid))

# (budphen) 57 7555_5_19B    7555_5    2023 FALSE FALSE TRUE  FALSE
phen = phen %>% mutate(finalid = gsub('7555\\_5\\_19B', '7555_5_18B', finalid))
# phen %>% filter(grepl('7555', plantid))
# demo %>% filter(grepl('7555', plantid))

# 35 7572_15_2I    7572_15   2023 FALSE FALSE TRUE  FALSE
demo %>% filter(grepl('7572', plantid)) # not here
demo %>% filter(grepl('\\_15\\_[123][A-Z]', plantid), Year %in% 2023)
# tag must have been modified at some point... not appearing in here though
####### UNSOLVED #######


####################################################
####################################################
# Start combining ##################################
####################################################
####################################################

# Ope I guess I should reconcile the IDs across years
# ugh!

merge(
  demo %>% 
    select(Year, finalid) %>% 
    separate(finalid, into = c("tag", "plot", "coord"), sep = '_', remove = FALSE) %>%
    select(-coord) %>%
    unite(c(tag, plot), col = 'tagplot', sep = '_'),
  seed %>%
    distinct(finalid, .keep_all = TRUE) %>%
    rename(Year = year) %>%
    select(Year, finalid) %>%
    separate(finalid, into = c("tag", "plot", "coord"), sep = '_', remove = FALSE, fill = 'right') %>%
    select(-coord) %>%
    unite(c(tag, plot), col = 'tagplot', sep = '_'),
  by = c('Year', 'tagplot'), suffixes = c('.demo', '.seed')
) %>%
  filter(finalid.demo != finalid.seed, !(Year %in% 2022))
# oh a good question... does any tagplot appear twice in a year?

merge(
  demo %>% 
    select(Year, finalid) %>% 
    separate(finalid, into = c("tag", "plot", "coord"), sep = '_', remove = FALSE) %>%
    select(-coord) %>%
    unite(c(tag, plot), col = 'tagplot', sep = '_'),
  seed %>%
    distinct(finalid, .keep_all = TRUE) %>%
    rename(Year = year) %>%
    select(Year, finalid) %>%
    separate(finalid, into = c("tag", "plot", "coord"), sep = '_', remove = FALSE, fill = 'right') %>%
    select(-coord) %>%
    unite(c(tag, plot), col = 'tagplot', sep = '_'),
  by = c('Year', 'tagplot'), suffixes = c('.demo', '.seed')
) %>%
  group_by(tagplot, Year) %>%
  filter(n() > 1)
# just these two from 2023
# and thanks to the work above we know that the IDs match, so we know which one is in seed

# do any of tag-plot combos appear for different plants in different years?
# ugh... this is difficult to assess
# the number of instances of this will be small... so I won't worry about this now
# (this would be an issue if two different plants got assigned to the same tag-plot label, throwing different plants into the same random intercept)

##### Here - combine the demo and umbel datasets
### I won't change the IDs yet because all of the ID fields are present here

de.um = merge(
  x = demo %>% select(Year, finalid, No.umbels, umbel.diam),
  y = mumb %>%
    group_by(Year, finalid) %>%
    summarise(
      n.umbel.diam = n(),
      n.diam.na    = sum(is.na(umble.diameter)),
      sum.diameter = sum(umble.diameter/2, na.rm = TRUE)
    ),
  by = c("Year", "finalid"), all.x = TRUE
)

head(de.um)
nrow(de.um)
table(de.um$Year) # good

# How many plants don't have an umbel diameter?
de.um %>%
  mutate(
    umbel.status = case_when(
      !(umbel.diam %in% 'SOS') & grepl('[0-9]', umbel.diam) ~ 'umbel.diam',
      !is.na(sum.diameter) & sum.diameter > 0 ~ 'sum.diameter',
      .default = 'other'
    )
  ) %>%
  group_by(Year, umbel.status) %>%
  summarise(n = n())
# hmm... plenty of 'other's

de.um %>%
  mutate(
    umbel.status = case_when(
      !(umbel.diam %in% 'SOS') & grepl('[0-9]', umbel.diam) ~ 'umbel.diam',
      !is.na(sum.diameter) & sum.diameter > 0 ~ 'sum.diameter',
      .default = 'other'
    )
  ) %>%
  filter(umbel.status %in% 'other')
# a couple of cases where no umbel diameter was entered in demo,
# very small number of cases where all of the recorded multi-umbels are NA

# How many plants have an NA-umbel
de.um %>% summarise(p.na.readings = mean(is.na(umbel.diam) | n.diam.na > 0, na.rm = TRUE))
# about 25%... ugh

de.um = de.um %>%
  mutate(
    demo.umbels = No.umbels,
    mumb.umbels = n.umbel.diam,
    diam.umbels = case_when(
      !is.na(sum.diameter) ~ sum.diameter,
      !(is.na(umbel.diam) | umbel.diam %in% 'SOS') ~ as.numeric(umbel.diam)/2,
      .default = NA
    ),
    n.in.measure = case_when(
      !is.na(sum.diameter) ~ n.umbel.diam - n.diam.na,
      !(is.na(umbel.diam) | umbel.diam %in% 'SOS') ~ 1,
      .default = NA
    )
  ) %>%
  select(Year, finalid, demo.umbels, mumb.umbels, diam.umbels, n.in.measure)
# warning message in here...
# not sure what is causing it. 

# oh well
# try to merge in seed set now?

# first, how many NAs are there?
seed %>% filter(is.na(no.seeds)) # three records with NAs here
# annoyingly I can't find the data sheets... so I guess... don't worry about these now
# probably will get removed at some point before analysis anyway

##### Combine seed and phen data
### These also should have consistent labels

# Look for NAs in phen
phen %>% filter(is.na(survey.period), is.na(init.doy))
# none

ph.sd = merge(
  x = phen %>% 
    group_by(Year = year, finalid) %>% 
    summarise(
      mean.doy = mean(init.doy),
      n.phen = n()
    ) %>%
    separate(finalid, into = c("tag", "plot", "coord"), sep = '_', remove = FALSE, fill = 'right') %>%
    select(-coord) %>%
    unite(c(tag, plot), col = 'tagplot', sep = '_'),
  y = seed %>%
    group_by(Year = year, finalid) %>%
    summarise(
      n.seed.counts = sum(!is.na(no.seeds)),
      n.empty = sum(!no.seeds & !is.na(no.seeds)),
      total.seeds = sum(no.seeds),
    ) %>%
    separate(finalid, into = c("tag", "plot", "coord"), sep = '_', remove = FALSE, fill = 'right') %>%
    select(-coord) %>%
    unite(c(tag, plot), col = 'tagplot', sep = '_'),
  by = c('Year', 'tagplot'), all.x = TRUE, all.y = TRUE, suffixes = c('.phen', '.seed')
) %>%
  mutate(
    n.seed.counts = ifelse(is.na(n.seed.counts), 0, n.seed.counts),
    n.phen = ifelse(is.na(n.phen), 0, n.phen)
  )

head(ph.sd)
# how well often do our phenology counts match the seed observations

ph.sd %>%
  group_by(Year, n.phen, n.seed.counts) %>%
  summarise(n = n()) %>%
  ggplot(aes(x = n.phen, y = n.seed.counts, fill = n, label = n)) +
  geom_tile() +
  geom_text(aes(colour = n.phen == n.seed.counts)) +
  scale_fill_gradient(low = 'black', high = 'gray') +
  guides(colour = 'none') +
  facet_wrap(~ Year) +
  theme(panel.background = element_blank())
# okay... surprising number of cases where there are more seed counts than
# phenology observations...

##### Add in seed data now
### But this is the step where we need to reconcile ID codings
# I'll make a new column for the final ID, and assign that tot he 'finalid' if
# it has only one record in demo for that year

de.um = de.um %>%
  separate(finalid, into = c('tag', 'plot', 'coord'), sep = '_', remove = FALSE) %>%
  select(-coord) %>%
  unite(c(tag, plot), col = 'tagplot')

de.um %>% group_by(Year, tagplot) %>% filter(n() > 1)
# only one duplicated ID

dusp = merge(
  x = de.um, y = ph.sd,
  by = c('Year', 'tagplot'),
  all.x = TRUE, all.y = TRUE
)

head(dusp)
nrow(dusp)

# Go in and remove duplicated demo in 2023

dusp %>%
  group_by(Year, tagplot) %>%
  filter(n() > 1)
# two plants here

dusp = dusp %>%
  group_by(Year, tagplot) %>%
  filter(n() == 1 | finalid == finalid.phen) %>%
  ungroup()

# Add in tag and plot info

dusp = dusp %>%
  mutate(plot = gsub('[0-9]{4}\\_', '', tagplot)) %>%
  merge(y = read.csv('00_raw_data/plot_treatments.csv'))

# Evaluate
dusp %>%
  filter(!is.na(total.seeds)) %>%
  ggplot(aes(x = total.seeds, group = interaction(trt, Year))) +
  geom_histogram(aes(fill = trt), position = position_identity(), alpha = 0.5) +
  scale_fill_manual(values = c('black', 'red', 'blue')) +
  facet_wrap(trt ~ Year, scales = 'free_y')
# not super interpretable
# does look like there are a lot of failures in the drought treatments
# distributions don't look super different

# # Export CSV
# write.csv(
#   dusp,
#   file = '01_data_cleaning/out/demo_seed_phen_combined.csv',
#   row.names = FALSE
# )

##### Exporting another version where there is one row per umbel *from seed count data*

ph.sd.by.umbel = merge(
  x = phen %>% 
    group_by(Year = year, finalid) %>% 
    summarise(
      mean.doy = mean(init.doy),
      n.phen = n()
    ) %>%
    separate(finalid, into = c("tag", "plot", "coord"), sep = '_', remove = FALSE, fill = 'right') %>%
    select(-coord) %>%
    unite(c(tag, plot), col = 'tagplot', sep = '_'),
  y = seed %>%
    rename(Year = year) %>%
    select(Year, finalid, no.seeds) %>%
    separate(finalid, into = c("tag", "plot", "coord"), sep = '_', remove = FALSE, fill = 'right') %>%
    select(-coord) %>%
    unite(c(tag, plot), col = 'tagplot', sep = '_'),
  by = c('Year', 'tagplot'), all.x = TRUE, all.y = TRUE, suffixes = c('.phen', '.seed')
)

head(ph.sd.by.umbel)

dusp.u = merge(
  x = de.um, y = ph.sd.by.umbel,
  by = c('Year', 'tagplot'),
  all.x = TRUE, all.y = TRUE
)

dusp.u = dusp.u %>%
  group_by(Year, tagplot) %>%
  # filter(length(unique(finalid)) > 1)
  filter(length(unique(finalid)) == 1 | finalid == finalid.phen) %>%
  ungroup()

head(dusp.u)
nrow(dusp.u)

dusp.u = dusp.u %>%
  mutate(plot = gsub('[0-9]{4}\\_', '', tagplot)) %>%
  merge(y = read.csv('00_raw_data/plot_treatments.csv'))

nrow(dusp.u)

# write.csv(
#   dusp.u,
#   file = '01_data_cleaning/out/demo_seed_phen_by_umbel_combined.csv',
#   row.names = FALSE
# )
